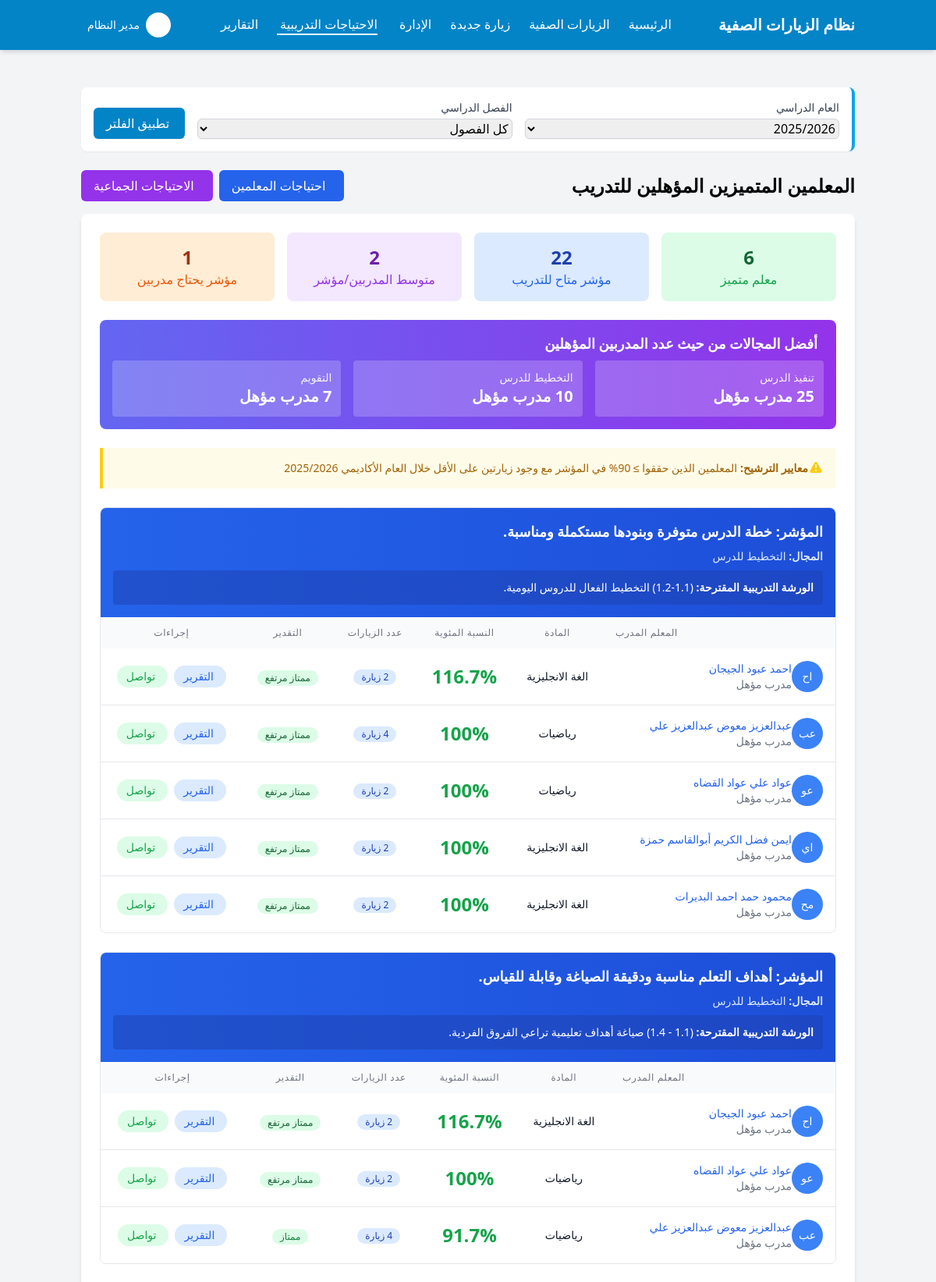
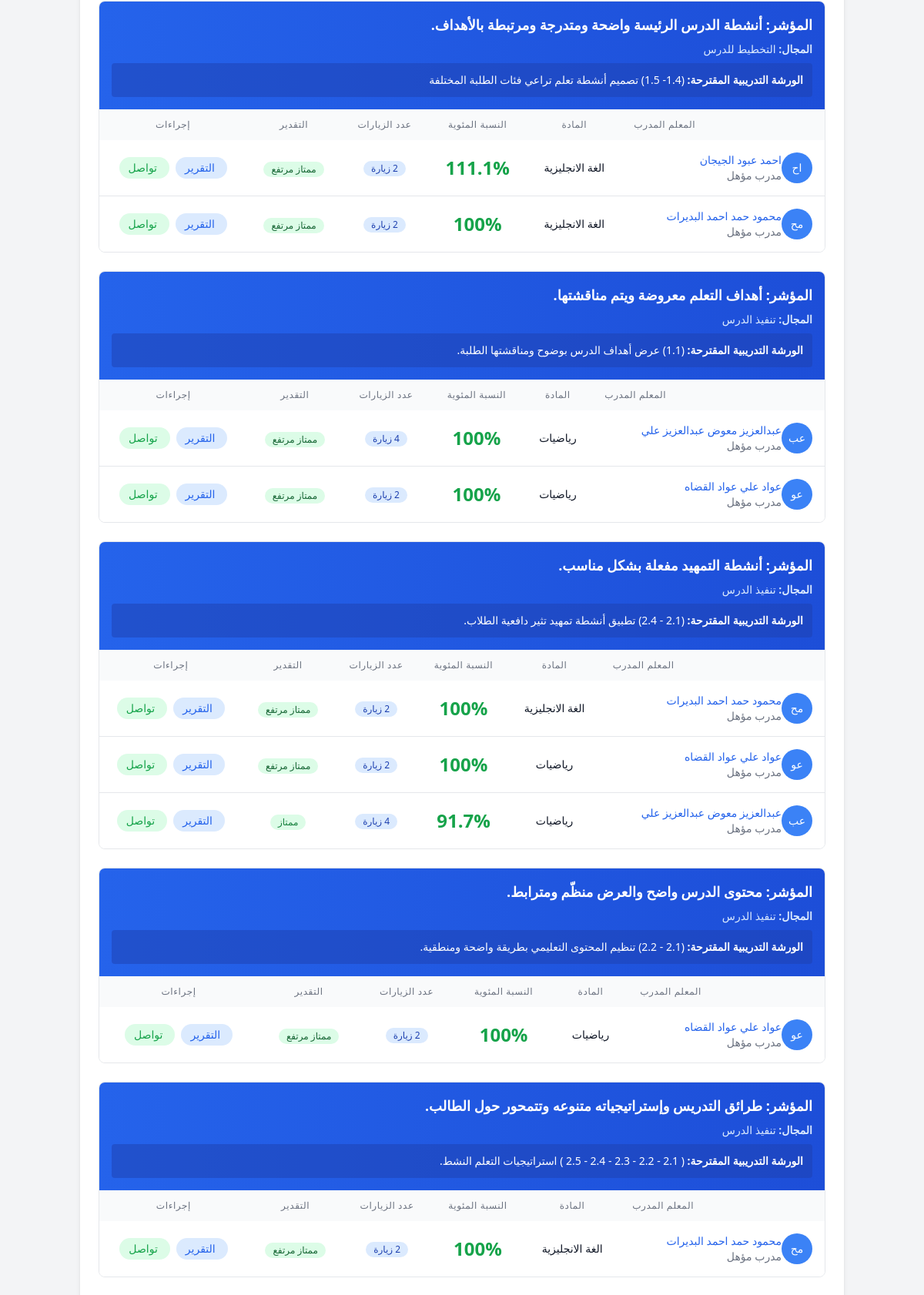
Screenshot of /expert_trainers.php (signed in, upper part) with the database file from the repository (2 pictures, top to bottom).
### tables this page shows
CREATE TABLE `academic_years` (
  `id` int NOT NULL,
  `name` varchar(255) NOT NULL,
  `first_term_start` date DEFAULT NULL,
  `first_term_end` date DEFAULT NULL,
  `second_term_start` date DEFAULT NULL,
  `second_term_end` date DEFAULT NULL,
  `is_active` tinyint(1) NOT NULL DEFAULT '0',
  `created_at` timestamp NULL DEFAULT CURRENT_TIMESTAMP,
  `updated_at` timestamp NULL DEFAULT CURRENT_TIMESTAMP ON UPDATE CURRENT_TIMESTAMP,
  `is_current` tinyint(1) DEFAULT '0'
);

CREATE TABLE `evaluation_indicators` (
  `id` int NOT NULL,
  `domain_id` int NOT NULL,
  `name` varchar(255) NOT NULL,
  `name_en` varchar(255) DEFAULT NULL,
  `description` text,
  `description_en` text,
  `weight` decimal(5,2) NOT NULL DEFAULT '0.00',
  `created_at` timestamp NULL DEFAULT CURRENT_TIMESTAMP,
  `updated_at` timestamp NULL DEFAULT CURRENT_TIMESTAMP ON UPDATE CURRENT_TIMESTAMP,
  `sort_order` int DEFAULT '0'
);

CREATE TABLE `teachers` (
  `id` int NOT NULL,
  `name` varchar(255) NOT NULL,
  `personal_id` varchar(20) NOT NULL,
  `email` varchar(255) DEFAULT NULL,
  `job_title` varchar(50) NOT NULL DEFAULT '????????',
  `phone` varchar(20) DEFAULT NULL,
  `school_id` int NOT NULL,
  `created_at` timestamp NULL DEFAULT CURRENT_TIMESTAMP,
  `updated_at` timestamp NULL DEFAULT CURRENT_TIMESTAMP ON UPDATE CURRENT_TIMESTAMP,
  `user_id` int DEFAULT NULL
);

### expert_trainers.php (the view, shortened to what the rows shown need)
<?php
require_once 'includes/db_connection.php';
require_once 'includes/header.php';
require_once 'includes/academic_filter.php';
$workshops_mapping = [
    1 => '(1.1-1.2) التخطيط الفعال للدروس اليومية.',
    2 => '(1.1 - 1.4) صياغة أهداف تعليمية تراعي الفروق الفردية.',
    3 => '(1.4- 1.5) تصميم أنشطة تعلم تراعي فئات الطلبة المختلفة',
    4 => '(1.1) عرض أهداف الدرس بوضوح ومناقشتها الطلبة.',
    5 => '(2.1 - 2.4) تطبيق أنشطة تمهيد تثير دافعية الطلاب.',
    6 => '(2.1 - 2.2) تنظيم المحتوى التعليمي بطريقة واضحة ومنطقية.',
    7 => '( 2.1 - 2.2 - 2.3 - 2.4 - 2.5 ) استراتيجيات التعلم النشط.',
    8 => '(2.2) استخدام مصادر تعلم تفاعلية ومتنوعة.',
    9 => '(2.2) مهارات تصميم عروض تقديمية جاذبة وتفاعلية.',
    10 => '(2.6) تنويع مستويات الأسئلة الصفية.',
    11 => '(2.7 - 5.3) دقة المادة العلمية وتحليل محتوى المقرر الدراسي.',
    12 => '(2.4 - 2.5 - 2.6) توظيف الكفايات الأساسية بكفاءة وفاعلية.',
    13 => '(3.3 - 6.3) اختيار القيم المناسبة وربطها بموضوع الدرس بشكل منهجي.',
    14 => '(2.7) الربط بين المادة ومع المواد الأخرى بشكل واضح وفعّال.',
    15 => '(1.3 - 2.1 - 2.3) توظيف أنشطة متنوعة تناسب قدرات الطلاب المختلفة.',
    16 => '(4.1 - 4.4) تنويع أساليب غلق الأهداف بكفاءة وفاعلية.',
    17 => '(4.2 - 4.3) تنويع استراتيجيات وأساليب التقويم.',
    18 => '(4.4 - 4.5) تنويع أساليب التغذية الراجعة لتعزيز تعلم الطلبة.',
    19 => '(4.2) تقديم ملاحظات وصفية واضحة على أعمال الطلبة.',
    20 => '(3.1 - 3.2 - 3.3) مهارات إدارة السلوك وتعزيز النظام بشكل أكثر فعالية.',
    21 => '(3.1) مهارات تنظيم المشاركات الصفية وتوزيع الأدوار بين الطلاب.',
    22 => '(3.1) استخدام أساليب فعّالة في إدارة السلوك الصفي بشكل مباشر.',
    23 => 'مهارات إدارة الوقت بشكل متوازن بين الشرح والتفاعل والتقييم.'
];
$expert_threshold = 90;
$expert_trainers_sql = "
    SELECT
        ei.id AS indicator_id,
        ei.name AS indicator_name,
        ed.id AS domain_id,
        ed.name AS domain_name,
        t.id AS teacher_id,
        t.name AS teacher_name,
        s.name AS subject_name,
        AVG(ve.score) AS avg_score,
        (AVG(ve.score) * (100/3)) AS percentage_score,
        COUNT(DISTINCT v.id) AS visits_count
    FROM
        visit_evaluations ve
    JOIN
        visits v ON ve.visit_id = v.id
    JOIN
        evaluation_indicators ei ON ve.indicator_id = ei.id
    JOIN
        evaluation_domains ed ON ei.domain_id = ed.id
    JOIN
        teachers t ON v.teacher_id = t.id
    JOIN
        subjects s ON v.subject_id = s.id
    WHERE
        v.academic_year_id = ?
        " . (!empty($date_condition) ? $date_condition : "") . "
        AND ve.score IS NOT NULL
        AND t.job_title = 'معلم'";
$expert_trainers_sql .= "
    GROUP BY
        ei.id, ei.name, ed.id, ed.name, t.id, t.name, s.name
    HAVING
        percentage_score >= ?
        AND visits_count >= 2
    ORDER BY
        ed.id, ei.id, percentage_score DESC, visits_count DESC
";
$params = [$selected_year_id];
$params[] = $expert_threshold;
$expert_trainers = query($expert_trainers_sql, $params);
$trainers_by_indicator = [];
foreach ($expert_trainers as $trainer) {
    $indicator_id = $trainer['indicator_id'];
    if (!isset($trainers_by_indicator[$indicator_id])) {
        $trainers_by_indicator[$indicator_id] = [
            'indicator_name' => $trainer['indicator_name'],
            'domain_name' => $trainer['domain_name'],
            'workshop' => $workshops_mapping[$indicator_id] ?? '',
            'trainers' => []
        ];
    }
    $trainers_by_indicator[$indicator_id]['trainers'][] = $trainer;
}
?>
<div class="mb-6">
    <div class="flex justify-between items-center mb-4">
        <h1 class="text-2xl font-bold">المعلمين المتميزين المؤهلين للتدريب</h1>
    </div>
    <div class="bg-white rounded-lg shadow-md p-6 mb-6">
        <div class="bg-yellow-50 border-l-4 border-yellow-400 p-4 mb-6">
            <div class="flex">
                <div class="ml-3">
                    <p class="text-sm text-yellow-700">
                        <strong>معايير الترشيح:</strong> المعلمين الذين حققوا ≥ <?= $expert_threshold ?>% في المؤشر مع وجود زيارتين على الأقل خلال العام الأكاديمي <?= htmlspecialchars($current_year_data['name'] ?? '') ?>
                    </p>
                </div>
            </div>
        </div>
        <?php if (empty($trainers_by_indicator)): ?>
            <div class="text-center py-8">
                <div class="text-gray-500 text-lg">لا توجد بيانات متاحة للعرض</div>
                <div class="text-gray-400 text-sm mt-2">لم يتم العثور على معلمين متميزين بالمعايير المحددة</div>
            </div>
        <?php else: ?>
            <div class="space-y-6">
                <?php foreach ($trainers_by_indicator as $indicator_id => $indicator_data): ?>
                    <div class="border border-gray-200 rounded-lg overflow-hidden">
                        <div class="bg-gradient-to-r from-blue-600 to-blue-700 text-white p-4">
                            <h3 class="text-lg font-semibold mb-2">
                                المؤشر: <?= htmlspecialchars($indicator_data['indicator_name']) ?>
                            </h3>
                            <p class="text-blue-100 text-sm mb-2">
                                <strong>المجال:</strong> <?= htmlspecialchars($indicator_data['domain_name']) ?>
                            </p>
                            <?php if (!empty($indicator_data['workshop'])): ?>
                                <div class="bg-blue-800 bg-opacity-50 p-3 rounded">
                                    <p class="text-sm">
                                        <strong>الورشة التدريبية المقترحة:</strong>
                                        <?= htmlspecialchars($indicator_data['workshop']) ?>
                                    </p>
                                </div>
                            <?php endif; ?>
                        </div>
                        <div class="overflow-x-auto">
                            <table class="min-w-full">
                                <thead class="bg-gray-50">
                                    <tr>
                                        <th class="py-3 px-4 text-left text-xs font-medium text-gray-500 uppercase tracking-wider">المعلم المدرب</th>
                                        <th class="py-3 px-4 text-center text-xs font-medium text-gray-500 uppercase tracking-wider">المادة</th>
                                        <th class="py-3 px-4 text-center text-xs font-medium text-gray-500 uppercase tracking-wider">النسبة المئوية</th>
                                        <th class="py-3 px-4 text-center text-xs font-medium text-gray-500 uppercase tracking-wider">عدد الزيارات</th>
                                        <th class="py-3 px-4 text-center text-xs font-medium text-gray-500 uppercase tracking-wider">التقدير</th>
                                        <th class="py-3 px-4 text-center text-xs font-medium text-gray-500 uppercase tracking-wider">إجراءات</th>
                                    </tr>
                                </thead>
                                <tbody class="bg-white divide-y divide-gray-200">
                                    <?php foreach ($indicator_data['trainers'] as $trainer): ?>
                                        <?php
                                            $percentage = round($trainer['percentage_score'], 1);
                                            $grade_class = '';
                                            $grade_text = '';
                                            if ($percentage >= 95) {
                                                $grade_class = 'bg-green-100 text-green-800';
                                                $grade_text = 'ممتاز مرتفع';
                                            } elseif ($percentage >= 90) {
                                                $grade_class = 'bg-green-100 text-green-700';
                                                $grade_text = 'ممتاز';
                                            }
                                        ?>
                                        <tr class="hover:bg-gray-50">
                                            <td class="py-4 px-4">
                                                <div class="flex items-center">
                                                    <div class="flex-shrink-0 h-10 w-10">
                                                        <div class="h-10 w-10 rounded-full bg-blue-500 flex items-center justify-center">
                                                            <span class="text-white font-medium text-sm">
                                                                <?= mb_substr($trainer['teacher_name'], 0, 2) ?>
                                                            </span>
                                                        </div>
                                                    </div>
                                                    <div class="ml-4">
                                                        <div class="text-sm font-medium text-gray-900">
                                                            <a href="teacher_report.php?teacher_id=<?= $trainer['teacher_id'] ?>"
                                                               class="text-blue-600 hover:text-blue-900 hover:underline">
                                                                <?= htmlspecialchars($trainer['teacher_name']) ?>
                                                            </a>
                                                        </div>
                                                        <div class="text-sm text-gray-500">مدرب مؤهل</div>
                                                    </div>
                                                </div>
                                            </td>
                                            <td class="py-4 px-4 text-center text-sm text-gray-900">
                                                <?= htmlspecialchars($trainer['subject_name']) ?>
                                            </td>
                                            <td class="py-4 px-4 text-center">
                                                <span class="text-2xl font-bold text-green-600">
                                                    <?= $percentage ?>%
                                                </span>
                                            </td>
                                            <td class="py-4 px-4 text-center text-sm text-gray-900">
                                                <span class="inline-flex items-center px-2.5 py-0.5 rounded-full text-xs font-medium bg-blue-100 text-blue-800">
                                                    <?= $trainer['visits_count'] ?> زيارة
                                                </span>
                                            </td>
                                            <td class="py-4 px-4 text-center">
                                                <span class="inline-flex items-center px-2.5 py-0.5 rounded-full text-xs font-medium <?= $grade_class ?>">
                                                    <?= $grade_text ?>
                                                </span>
                                            </td>
                                            <td class="py-4 px-4 text-center">
                                                <div class="flex justify-center space-x-2 space-x-reverse">
                                                    <a href="teacher_report.php?teacher_id=<?= $trainer['teacher_id'] ?>"
                                                       class="text-blue-600 hover:text-blue-900 text-sm font-medium bg-blue-100 px-3 py-1 rounded-full hover:bg-blue-200 transition-colors">
                                                        التقرير
                                                    </a>
                                                    <button onclick="contactTrainer('<?= htmlspecialchars($trainer['teacher_name']) ?>', '<?= htmlspecialchars($trainer['subject_name']) ?>')"
                                                            class="text-green-600 hover:text-green-900 text-sm font-medium bg-green-100 px-3 py-1 rounded-full hover:bg-green-200 transition-colors">
                                                        تواصل
                                                    </button>
                                                </div>
                                            </td>
                                        </tr>
                                    <?php endforeach; ?>
                                </tbody>
                            </table>
                        </div>
                    </div>
                <?php endforeach; ?>
            </div>
                            </div>
            </div>
        <?php endif; ?>
<?php
require_once 'includes/footer.php';
?>

### rows the page displays
academic_years: name "2025/2026"
evaluation_indicators: teachers.name "اح", teachers.name "احمد عبود الجيجان", subject_name "الغة الانجليزية", percentage "116.7", grade_text "ممتاز مرتفع", teachers.name "عب", teachers.name "عبدالعزيز معوض عبدالعزيز علي", subject_name "رياضيات", percentage "100", visits_count "4", teachers.name "عو", teachers.name "عواد علي عواد القضاه", teachers.name "اي", teachers.name "ايمن فضل الكريم أبوالقاسم حمزة", teachers.name "مح", teachers.name "محمود حمد احمد البديرات"
evaluation_indicators: teachers.name "اح", teachers.name "احمد عبود الجيجان", subject_name "الغة الانجليزية", percentage "116.7", visits_count "2", grade_text "ممتاز مرتفع", teachers.name "عو", teachers.name "عواد علي عواد القضاه", subject_name "رياضيات", percentage "100", teachers.name "عب", teachers.name "عبدالعزيز معوض عبدالعزيز علي", percentage "91.7", visits_count "4", grade_text "ممتاز"
evaluation_indicators: teachers.name "اح", teachers.name "احمد عبود الجيجان", subject_name "الغة الانجليزية", percentage "111.1", visits_count "2", grade_text "ممتاز مرتفع", teachers.name "مح", teachers.name "محمود حمد احمد البديرات", percentage "100"
evaluation_indicators: teachers.name "عب", teachers.name "عبدالعزيز معوض عبدالعزيز علي", subject_name "رياضيات", percentage "100", visits_count "4", grade_text "ممتاز مرتفع", teachers.name "عو", teachers.name "عواد علي عواد القضاه", visits_count "2"
evaluation_indicators: teachers.name "مح", teachers.name "محمود حمد احمد البديرات", subject_name "الغة الانجليزية", percentage "100", visits_count "2", grade_text "ممتاز مرتفع", teachers.name "عو", teachers.name "عواد علي عواد القضاه", subject_name "رياضيات", teachers.name "عب", teachers.name "عبدالعزيز معوض عبدالعزيز علي", percentage "91.7", visits_count "4", grade_text "ممتاز"
evaluation_indicators: teachers.name "عو", teachers.name "عواد علي عواد القضاه", subject_name "رياضيات", percentage "100", grade_text "ممتاز مرتفع"
evaluation_indicators: teachers.name "مح", teachers.name "محمود حمد احمد البديرات", subject_name "الغة الانجليزية", percentage "100", visits_count "2", grade_text "ممتاز مرتفع"

### other values shown
$app_name "نظام الزيارات الصفية"
$_SESSION['full_name'] "مدير النظام"
$total_expert_teachers "6"
$indicators_with_trainers "22"
$average_trainers_per_indicator "2"
$indicators_without_trainers "1"
$domain "تنفيذ الدرس"
$count "25"
$domain "التخطيط للدرس"
$domain "التقويم"
$expert_threshold "90"
$indicator_data['indicator_name'] "خطة الدرس متوفرة وبنودها مستكملة ومناسبة."
$indicator_data['domain_name'] "التخطيط للدرس"
$indicator_data['workshop'] "(1.1-1.2) التخطيط الفعال للدروس اليومية."
$indicator_data['indicator_name'] "أهداف التعلم مناسبة ودقيقة الصياغة وقابلة للقياس."
